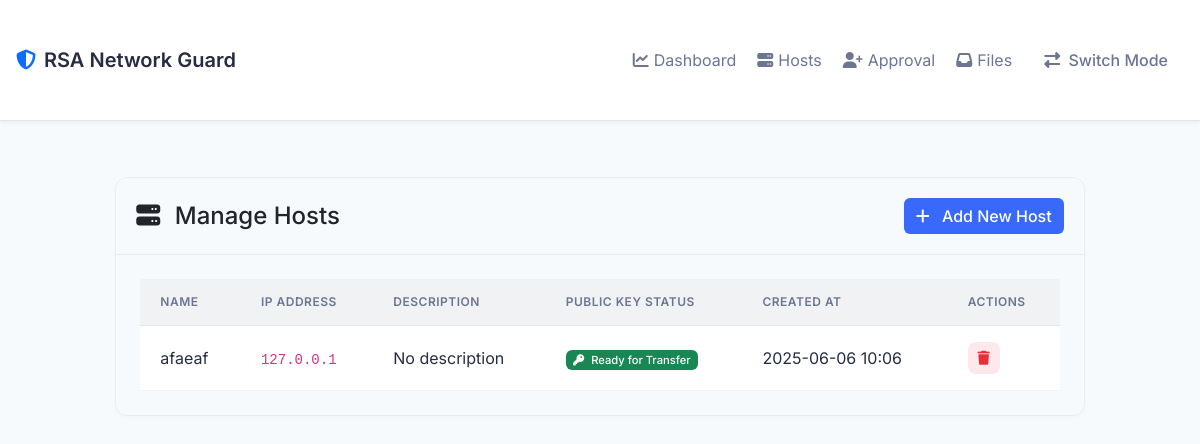
The page /receiver_hosts on the database as committed earlier.
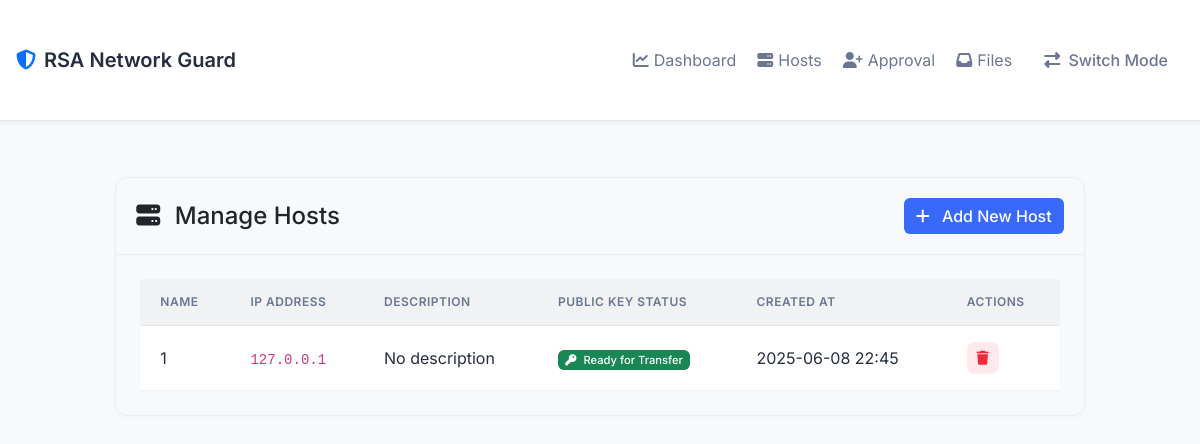
The same page on the database as committed later.
### models.py (models this page shows, shortened)
class Host(db.Model):
    id = db.Column(db.Integer, primary_key=True)
    name = db.Column(db.String(100), nullable=False)
    ip_address = db.Column(db.String(45), nullable=False)
    description = db.Column(db.Text)
    public_key = db.Column(db.Text)
    created_at = db.Column(db.DateTime, default=datetime.utcnow)
    created_by = db.Column(db.String(45))
    __table_args__ = (
        db.UniqueConstraint('name', 'ip_address', name='uix_host_name_ip'),
    )

### routes.py (the view)
@app.route('/receiver_hosts')
def receiver_hosts():
    client_ip = get_client_ip()
    hosts = Host.query.filter_by(ip_address=client_ip).all()
    return render_template('hosts.html', hosts=hosts, client_ip=client_ip)

### routes.py (called while the page is built)
def get_client_ip():
    ip = None
    if request.headers.get('X-Forwarded-For'):
        ip = request.headers.get('X-Forwarded-For').split(',')[0].strip()
    elif request.headers.get('X-Real-IP'):
        ip = request.headers.get('X-Real-IP')
    else:
        ip = request.remote_addr
    try:
        return ipaddress.ip_address(ip).exploded
    except ValueError:
        return None

### templates/hosts.html (shortened to what this page needs)
{% extends "base.html" %}
{% block content %}
<div class="row justify-content-center">
    <div class="col-lg-10">
        <div class="card mb-4">
            <div class="card-header d-flex justify-content-between align-items-center">
                <h4 class="mb-0">
                    <i class="fas fa-server me-2"></i>
                    Manage Hosts
                </h4>
                <button type="button" class="btn btn-primary" data-bs-toggle="modal" data-bs-target="#addHostModal">
                    <i class="fas fa-plus me-2"></i>
                    Add New Host
                </button>
            </div>
            <div class="card-body">
                {% if hosts %}
                <div class="table-responsive">
                    <table class="table table-hover">
                        <thead>
                            <tr>
                                <th>Name</th>
                                <th>IP Address</th>
                                <th>Description</th>
                                <th>Public Key Status</th>
                                <th>Created At</th>
                                <th>Actions</th>
                            </tr>
                        </thead>
                        <tbody>
                            {% for host in hosts %}
                            <tr>
                                <td>{{ host.name }}</td>
                                <td><code>{{ host.ip_address }}</code></td>
                                <td>{{ host.description or 'No description' }}</td>
                                <td>                                    {% if host.public_key %}
                                    <span class="badge bg-success" data-bs-toggle="tooltip" title="This host can receive encrypted files">
                                        <i class="fas fa-key me-1"></i>
                                        Ready for Transfer
                                    </span>
                                    {% else %}
                                    <span class="badge bg-warning" data-bs-toggle="tooltip" title="RSA keys will be generated automatically">
                                        <i class="fas fa-spinner fa-spin me-1"></i>
                                        Generating Keys...
                                    </span>
                                    {% endif %}
                                </td>
                                <td>{{ host.created_at.strftime('%Y-%m-%d %H:%M') }}</td>
                                <td>
                                    <form action="{{ url_for('delete_host', host_id=host.id) }}" method="POST" class="d-inline">
                                        <button type="submit" class="btn btn-sm btn-danger" onclick="return confirm('Are you sure you want to delete this host?')">
                                            <i class="fas fa-trash"></i>
                                        </button>
                                    </form>
                                </td>
                            </tr>
                            {% endfor %}
                        </tbody>
                    </table>
                </div>
                {% else %}
                <div class="alert alert-info">
                    <i class="fas fa-info-circle me-2"></i>
                    No hosts have been added yet. Click the "Add New Host" button to add one.
                </div>
                {% endif %}
            </div>
        </div>
    </div>
</div>
{% endblock %}

### templates/base.html (shortened to what this page needs)
<!DOCTYPE html>
<html lang="en" data-bs-theme="light">
<head>
    <link href="https://cdn.jsdelivr.net/npm/bootstrap@5.3.0/dist/css/bootstrap.min.css" rel="stylesheet">
    <link rel="stylesheet" href="https://cdnjs.cloudflare.com/ajax/libs/font-awesome/6.4.0/css/all.min.css">
    <link rel="stylesheet" href="{{ url_for('static', filename='css/style.css') }}">
</head>
<body class="fade-in">
    <nav class="navbar navbar-expand-lg navbar-dark">
        <div class="container">
            <a class="navbar-brand d-flex align-items-center" href="{{ url_for('index') }}">
                <i class="fas fa-shield-alt me-2 text-primary"></i>
                <span>RSA Network Guard</span>
            </a>
            <div class="collapse navbar-collapse" id="navbarContent">
                <ul class="navbar-nav ms-auto">
                    {% if request.endpoint and 'receiver' in request.endpoint %}
                    <li class="nav-item">
                        <a class="nav-link d-flex align-items-center" href="{{ url_for('receiver_dashboard') }}">
                            <span class="nav-icon">
                                <i class="fas fa-chart-line"></i>
                            </span>
                            <span>Dashboard</span>
                        </a>
                    </li>
                    <li class="nav-item">
                        <a class="nav-link d-flex align-items-center" href="{{ url_for('receiver_hosts') }}">
                            <span class="nav-icon">
                                <i class="fas fa-server"></i>
                            </span>
                            <span>Hosts</span>
                        </a>
                    </li>
                    <li class="nav-item">
                        <a class="nav-link d-flex align-items-center" href="{{ url_for('receiver_host_approval') }}">
                            <span class="nav-icon">
                                <i class="fas fa-user-plus"></i>
                            </span>
                            <span>Approval</span>
                        </a>
                    </li>
                    <li class="nav-item">
                        <a class="nav-link d-flex align-items-center" href="{{ url_for('receiver_files') }}">
                            <span class="nav-icon">
                                <i class="fas fa-inbox"></i>
                            </span>
                            <span>Files</span>
                        </a>
                    </li>
                    {% endif %}
                    <li class="nav-item ms-2">
                        <a class="nav-link btn btn-outline-primary btn-sm px-3 switch-mode" href="{{ url_for('index') }}">
                            <i class="fas fa-exchange-alt me-1"></i>
                            Switch Mode
                        </a>
                    </li>
                </ul>
            </div>
        </div>
    </nav>
    <main class="container my-4">
        {% block content %}{% endblock %}
    </main>
</body>
</html>

### static/css/style.css (style rules this page uses)
:root { --primary-color: 210 100% 50%; --secondary-color: 220 13% 18%; --accent-color: 190 100% 50%; --success-color: 142 76% 36%; --warning-color: 45 100% 51%; --danger-color: 354 70% 54%; --info-color: 190 90% 50%; --background-color: 220 13% 13%; --surface-color: 220 13% 18%; --text-primary: 220 13% 91%; --text-secondary: 220 13% 71%; }
body { font-family: 'Segoe UI', Tahoma, Geneva, Verdana, sans-serif; background-color: var(--primary-color); color: var(--bs-dark); }
.card { box-shadow: 0 0.125rem 0.25rem rgba(0, 0, 0, 0.1); border: 1px solid var(--bs-border-color); border-radius: 0.5rem; overflow: hidden; }
.card-header { background-color: var(--secondary-color); border-bottom: 1px solid var(--bs-border-color); padding: 1rem; font-weight: bold; }
.card-body { padding: 1.5rem; }
.btn-primary { background-color: var(--accent-color); border-color: var(--accent-color); transition: background-color 0.3s ease; }
.table th { border-top: none; font-weight: 600; color: var(--bs-secondary-color); }
.badge { font-size: 0.7rem; font-weight: 500; }
.btn { font-weight: 500; transition: all 0.2s ease; }
.navbar-brand { font-weight: 600; }
:root { --primary-color: 225 95% 60%; --secondary-color: 220 15% 95%; --accent-color: 190 95% 45%; --success-color: 150 85% 40%; --warning-color: 45 95% 50%; --danger-color: 355 85% 55%; --info-color: 195 95% 50%; --background-color: 210 50% 98%; --surface-color: 0 0% 100%; --text-primary: 225 25% 20%; --text-secondary: 225 15% 50%; --card-border-radius: 12px; --button-border-radius: 8px; --input-border-radius: 6px; --shadow-sm: 0 2px 4px rgba(0,0,0,0.05); --shadow-md: 0 4px 6px rgba(0,0,0,0.07); --shadow-lg: 0 10px 15px rgba(0,0,0,0.1); --transition-base: all 0.3s ease; --header-height: 64px; }
body { background-color: hsla(var(--background-color) / 1); color: hsla(var(--text-primary) / 1); font-family: 'Inter', sans-serif; }
body { background-color: hsl(var(--background-color)); min-height: 100vh; }
.container { max-width: 1200px; padding: 2rem 1rem; }
.card { background: var(--surface-color); border-radius: var(--card-border-radius); border: 1px solid rgba(0,0,0,0.05); box-shadow: 0 2px 4px rgba(0,0,0,0.02); }
.card-header { background: transparent; border-bottom: 1px solid rgba(0,0,0,0.05); padding: 1.25rem; }
.table { --bs-table-hover-bg: rgba(0, 0, 0, 0.02); margin: 0; border-collapse: separate; border-spacing: 0; width: 100%; }
.table thead th { padding: 0.875rem 1.25rem; font-size: 0.75rem; font-weight: 600; text-transform: uppercase; letter-spacing: 0.5px; color: hsl(var(--text-secondary)); background-color: hsl(var(--secondary-color)); border-bottom: 1px solid rgba(0, 0, 0, 0.05); white-space: nowrap; }
.table tbody td { padding: 1rem 1.25rem; vertical-align: middle; border-bottom: 1px solid rgba(0, 0, 0, 0.05); color: hsl(var(--text-primary)); transition: background-color 0.15s ease-in-out; }
.table .btn { width: 32px; height: 32px; padding: 0; display: inline-flex; align-items: center; justify-content: center; font-size: 0.875rem; border-radius: 8px; transition: all 0.2s ease-in-out; }
.table .btn-danger { background: hsla(var(--danger-color) / 0.1); color: hsl(var(--danger-color)); border: none; }
.navbar { background-color: rgba(255,255,255,0.95); backdrop-filter: blur(10px); border-bottom: 1px solid rgba(0,0,0,0.1); box-shadow: var(--shadow-sm); }
.navbar-brand { color: hsla(var(--text-primary) / 1); font-weight: 600; }
.nav-link { color: hsla(var(--text-secondary) / 1); }
.switch-mode { color: hsla(var(--text-secondary) / 1) !important; }
#navbarContent > ul > li > a > span { margin-left: 5px; }
.btn-primary { background-color: hsla(var(--primary-color) / 1); border: none; color: #fff; }
.table > :not(caption) > * > * { padding: 1rem 0.75rem; }
.table tbody tr { transition: all 0.2s ease-in-out; }

Rows that differ between the two databases and show on the page:
removed Host: name "afaeaf", ip_address "127.0.0.1", description "No description", shows "Ready for Transfer", created_at "2025-06-06 10:06"
added Host: name "1", ip_address "127.0.0.1", description "No description", shows "Ready for Transfer", created_at "2025-06-08 22:45"
